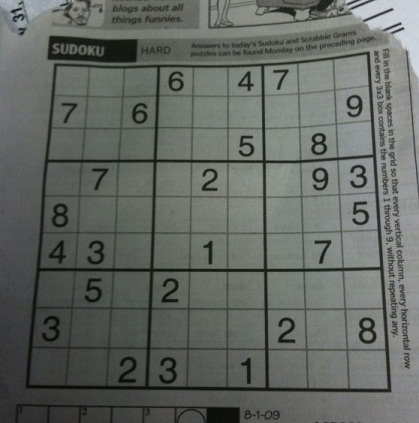
#> input picture labs/data/lab04_01.jpg, 419 x 423 px
$ jupyter execute LAB_04.ipynb
#> lines starting #> are read from the running program, lines starting #| are printed output that depends on the picture; after the words box and inside, x2 and y2 are one past the last pixel; in counts of white or black regions, pixels touching at a corner belong together
[cell 1]
import cv2 as cv
import numpy as np

from google.colab.patches import cv2_imshow

### **EXERCISE 01**

[cell 2]
img_01 = cv.imread('data/lab04_01.jpg')
#> img_01 is the input picture: shape (423, 419, 3); mean B, G, R 98.9, 103.6, 99.4
gray_img = cv.cvtColor(img_01, cv.COLOR_BGR2GRAY)

cv2_imshow(img_01)
cv2_imshow(gray_img)

[cell 3]
#---Erosion
k_erosion = np.ones((2, 2), np.uint8)
erosion = cv.erode(gray_img, k_erosion, iterations=2)
cv2_imshow(erosion)

### **EXERCISE 02**

[cell 4]
img_02 = cv.imread('data/lab04_02.jpg')
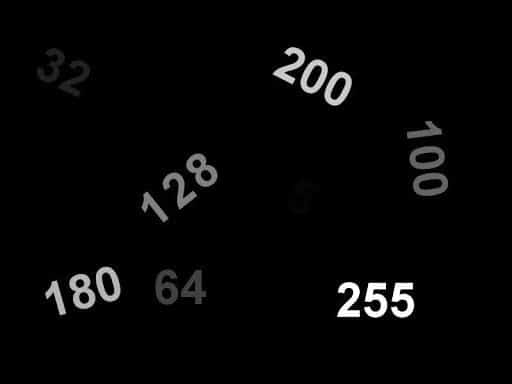
#> input picture labs/data/lab04_02.jpg, 512 x 384 px
#> img_02 is the input picture: shape (384, 512, 3); min 0, max 255, mean 6.4
gray_img = cv.cvtColor(img_02, cv.COLOR_BGR2GRAY)
#> gray_img: shape (384, 512)
r, binary_img = cv.threshold(gray_img, 50, 200, cv.THRESH_BINARY)
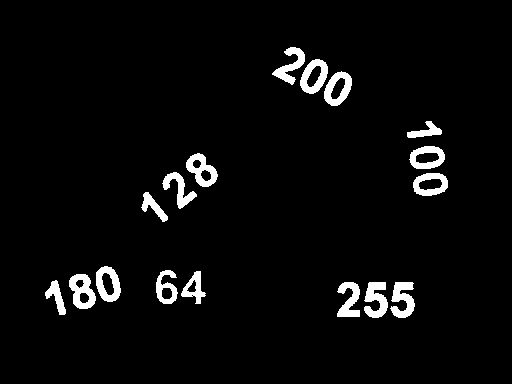
#> binary_img: shape (384, 512); values 0 (black) and 200 (white), 4% white; 17 white regions, largest, box (x1, y1, x2, y2) and area: (69, 274, 96, 309) 569, (390, 282, 415, 318) 558, (364, 282, 388, 318) 556

# cv2_imshow(img_02)
cv2_imshow(gray_img)
# cv2_imshow(img_binary)

[cell 5]
#---Erosion
k_erosion = np.ones((2, 2), np.uint8)
erosion = cv.erode(gray_img, k_erosion, iterations=2)
#> erosion: shape (384, 512)

#---Dilate
k_dilate = cv.getStructuringElement(cv.MORPH_RECT, (4,4))
dilate = cv.dilate(gray_img, k_dilate, iterations=5)

#---Output
out = np.hstack((erosion, dilate))
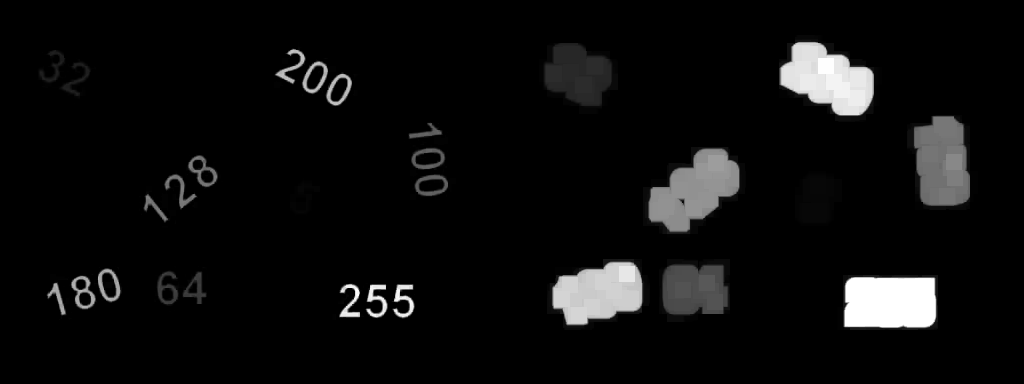
#> out: shape (384, 1024); min 0, max 255, mean 13.6
cv2_imshow(out)

[cell 6]
canny_img = cv.Canny(dilate, 30, 200)
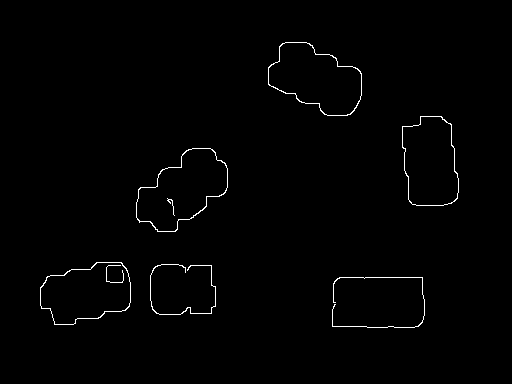
#> canny_img: shape (384, 512); 0.93% white in thin lines or dots, all inside (x1, y1, x2, y2) = (40, 42, 459, 328)
c_number, h = cv.findContours(canny_img, cv.RETR_EXTERNAL, cv.CHAIN_APPROX_NONE)
#> c_number = 6 contours, 1 with area under 20; largest, box (x1, y1, x2, y2) and area: (136, 148, 228, 232) 4630, (268, 42, 362, 116) 4530, (40, 262, 131, 325) 4185, (402, 116, 459, 206) 4140, (150, 264, 216, 315) 25; h = [[1, -1, -1, -1], [2, 0, -1, -1], [3, 1, -1, -1], [4, 2, -1, -1], [5, 3, -1, -1], [-1, 4, -1, -1]]

for i in c_number :
  (x, y, w, h) = cv.boundingRect(i)
  minArea = cv.minAreaRect(i)
  box = minArea[1][0] * minArea[1][1]
  if box > 1 :
    cv.rectangle(img_02, (x,y), (x+w, y+h), (0,255,0), 2)
#> this loop made 6 passes
#> (x, y, w, h, minArea, box) on passes 1 to 6: (332, 277, 93, 51, ((378, 302), (50, 92), -90), 4600), (150, 264, 66, 51, ((182.5, 289), (50, 65), -90), 3250), (40, 262, 91, 63, ((85.2, 293.3), (93.37, 54.47), -15.64), 5085.4), (136, 148, 92, 84, ((180.7, 190.8), (104, 57.46), -38.37), 5979.1), (402, 116, 57, 90, ((429.3, 160.8), (52.52, 91.22), -7.39), 4791.1), (268, 42, 94, 74, ((316.4, 78.48), (56.06, 96.53), -62.49), 5411.3)
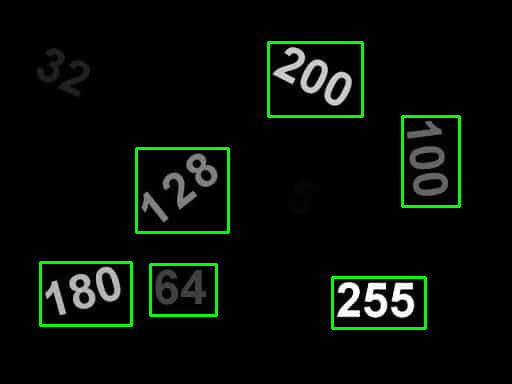
#> img_02: shape (384, 512, 3); 2.75% of pixels changed, all inside (x1, y1, x2, y2) = (39, 41, 461, 330)

cv2_imshow(img_02)

### **EXERCISE 03**

[cell 7]
img_03 = cv.imread('data/lab04_03.jpg')
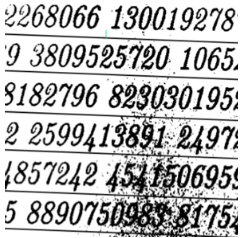
#> input picture labs/data/lab04_03.jpg, 242 x 238 px
#> img_03 is the input picture: shape (238, 242, 3); mean B, G, R 186, 186, 185.9
r, binary_img = cv.threshold(img_03, 127, 255, cv.THRESH_BINARY)
#> binary_img: shape (238, 242, 3)

# cv2_imshow(img_02)
cv2_imshow(binary_img)

[cell 8]
kernel = np.ones((3, 3), np.uint8)

#---Closing
closing = cv.morphologyEx(binary_img, cv.MORPH_CLOSE, kernel)
#> closing: shape (238, 242, 3); 86.7% white; 215 black regions (109 under 20 px), largest, box (x1, y1, x2, y2) and area: (123, 200, 172, 229) 709, (120, 163, 147, 193) 370, (173, 204, 191, 230) 224

#---Opening
opening = cv.morphologyEx(binary_img, cv.MORPH_OPEN, kernel)
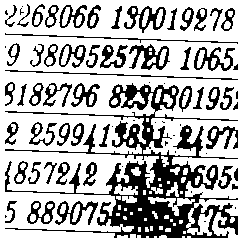
#> opening: shape (238, 242, 3); 70% white; 74 black regions (21 under 20 px), largest, box (x1, y1, x2, y2) and area: (5, 83, 238, 238) 8860, (129, 44, 170, 70) 480, (124, 6, 166, 33) 445

#---Dilate
k_dilate = cv.getStructuringElement(cv.MORPH_RECT, (3,3))
#> k_dilate = [[1, 1, 1], [1, 1, 1], [1, 1, 1]]
dilate = cv.dilate(opening, k_dilate, iterations=3)
#> dilate: shape (238, 242, 3); 99% white; 20 black regions (14 under 20 px), largest, box (x1, y1, x2, y2) and area: (130, 198, 169, 224) 223, (156, 166, 172, 178) 82, (170, 227, 183, 238) 66, (132, 179, 143, 187) 51, (182, 207, 187, 217) 28, (150, 217, 167, 225) 26

#---Output
out = np.hstack((closing, opening, dilate))
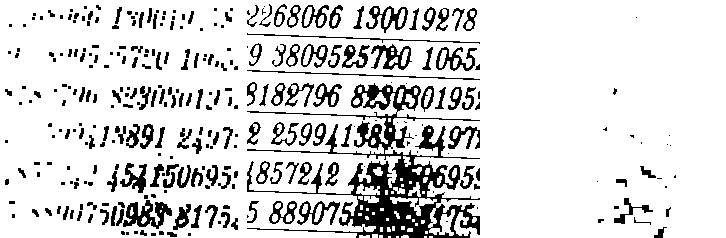
#> out: shape (238, 726, 3); 85.2% white; 309 black regions (144 under 20 px), largest, box (x1, y1, x2, y2) and area: (247, 83, 480, 238) 8860, (123, 200, 172, 229) 709, (371, 44, 412, 70) 480
cv2_imshow(out)

[cell 9]
canny_img = cv.Canny(dilate, 30, 200)
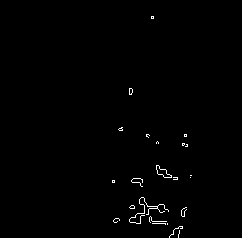
#> canny_img: shape (238, 242); 0.71% white in thin lines or dots, all inside (x1, y1, x2, y2) = (112, 16, 192, 238)
c_number, h = cv.findContours(canny_img, cv.RETR_EXTERNAL, cv.CHAIN_APPROX_NONE)
#> c_number = 23 contours, 22 with area under 20; largest, box (x1, y1, x2, y2) and area: (156, 165, 172, 178) 80; h = 23 rows, first 6: [1, -1, -1, -1], [2, 0, -1, -1], [3, 1, -1, -1], [4, 2, -1, -1], [5, 3, -1, -1], [6, 4, -1, -1]

for i in c_number :
  (x, y, w, h) = cv.boundingRect(i)
  minArea = cv.minAreaRect(i)
  box = minArea[1][0] * minArea[1][1]
  if box > 1 :
    cv.rectangle(img_03, (x,y), (x+w, y+h), (0,255,0), 2)
#> this loop made 23 passes
#> (x, y, w, h, minArea, box) on passes 1, 2, 4, 5, 6, 7, 8, 9, 10, 11: (178, 230, 2, 8, ((178.5, 233.5), (7.03, 0.728), -75.96), 5.12), (169, 226, 14, 12, ((174.8, 230.5), (16.95, 3.98), -34.7), 67.54), (152, 223, 14, 2, ((158.5, 223.5), (1, 13), -90), 13), (113, 218, 7, 5, ((115.8, 219.8), (6.1, 3.88), -33.69), 23.69), (149, 216, 18, 7, ((156.8, 221.1), (5.73, 17.42), -72.65), 99.76), (181, 207, 6, 10, ((183, 211.2), (9.75, 4.53), -74.05), 44.21), (129, 205, 6, 4, ((131.5, 206.5), (3, 5), -90), 15), (129, 197, 40, 27, ((145.3, 208), (40.18, 23.5), -23.2), 944.4), (112, 180, 3, 3, ((113, 181), (2, 2), -90), 4), (131, 178, 12, 9, ((137.5, 180.7), (6.9, 12.49), -66.04), 86.23)
#> (i, x, y, w, h, minArea, box) on passes 3, 14: ([[167, 223], [167, 224]], 167, 223, 1, 2, ((167, 223.5), (1, 0), -90), 0), ([[190, 175], [191, 175]], 190, 175, 2, 1, ((190.5, 175), (0, 1), -90), 0)
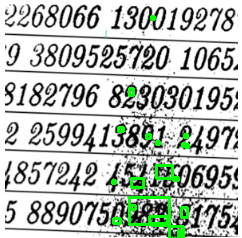
#> img_03: shape (238, 242, 3); 2.66% of pixels changed, all inside (x1, y1, x2, y2) = (111, 15, 190, 238)

cv2_imshow(img_03)
